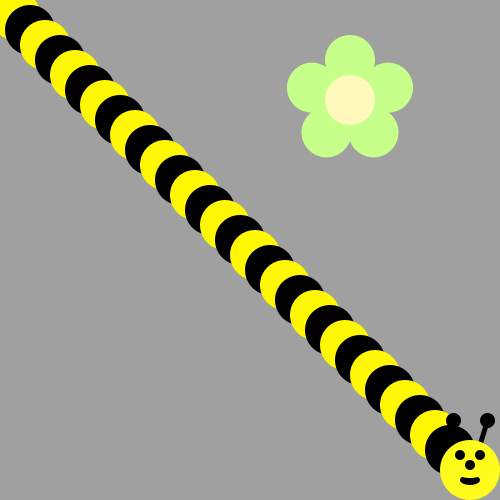
Frame 1 (no input)
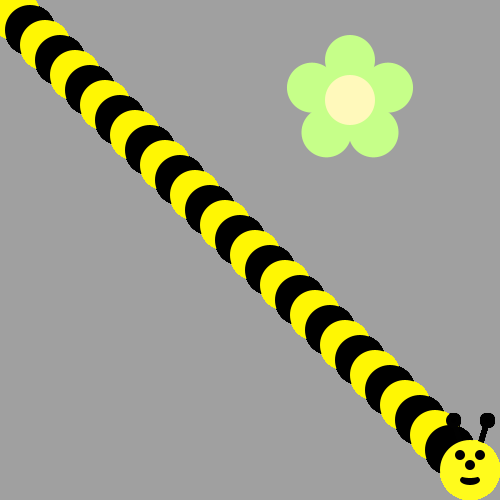
Frame 60 (the mouse pressed at the canvas centre just before this capture)
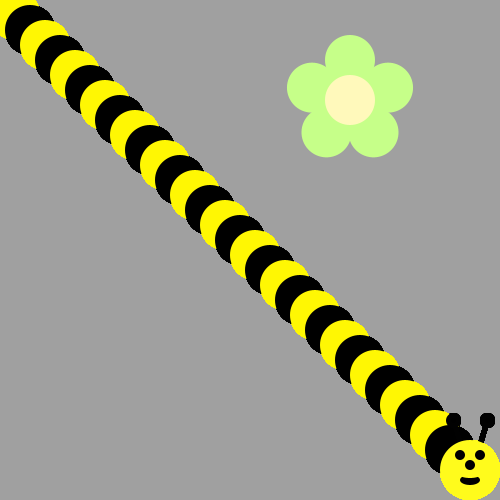
Frame 120 (the mouse held since frame 60 and released just before this capture)

The Processing sketch that drew these frames (run headless with seeded random() and noise(); from frame 60 on, the mouse is pressed at the canvas centre):

// Processing sketch: bumble_bee
// ── bumble_bee.pde
void draw() {
/*Use a loop to make a body for the Bee!
Then put his head on using drawBeeFace(x,y)
Use Modulo to make the colors alternate 
*/
drawBeeBody();
drawBeeFace(470,470);
}
void drawBeeBody(){
  int x = 0;
  int y = 0;
   for (int i = 0; i < 30; i++){
    
    if (i % 2 == 0) {
      x=x+15;
      y=y+15;
         fill (#FFF703);
         ellipse (x, y, 50, 50);
    }
    else {
      x=x+15;
      y=y+15;
         fill (0, 0, 0);
         ellipse (x, y, 50, 50);
    }
   }
  
}

void drawFlower(int x, int y) {
     noStroke();
     translate(x, y);
     // draw 5 petals, rotating after each one
     fill(#c6ff89);      // green
      for (int i = 0; i < 5; i++) {
           ellipse(0, -40, 50, 50);
          rotate(radians(72));
     }
     fill(#fff9bb); // light yellow
     ellipse(0, 0, 50, 50);
} 
void drawBeeFace(int BeeFaceX, int BeeFaceY) {
     noStroke();
     fill(0, 0, 0);
     stroke(1);
     strokeWeight(5);
     line(BeeFaceX-10, BeeFaceY-27, BeeFaceX-17, BeeFaceY-50);
     line(BeeFaceX+10, BeeFaceY-27, BeeFaceX+17, BeeFaceY-50);
     ellipse(BeeFaceX-17, BeeFaceY-50, 10, 10);
     ellipse(BeeFaceX+17, BeeFaceY-50, 10, 10);
     noStroke();
     fill(255, 251, 28);
     ellipse(BeeFaceX, BeeFaceY, 60, 60); // face
     fill(255, 237, 209);
     fill(0,0,0);
      ellipse(BeeFaceX-10, BeeFaceY-15, 10, 10); // eyes
     ellipse(BeeFaceX+10, BeeFaceY-15, 10, 10);
      ellipse(BeeFaceX, BeeFaceY-5, 10, 10); // nose
      ellipse(BeeFaceX, BeeFaceY+10, 20, 10);// mouth
     fill(255, 251, 28);
     ellipse(BeeFaceX, BeeFaceY+5, 20, 6);
}

void setup() {
     ellipseMode(CENTER);
     size(500, 500);
     background(160, 160, 160);
      drawFlower(350, 100);
}
